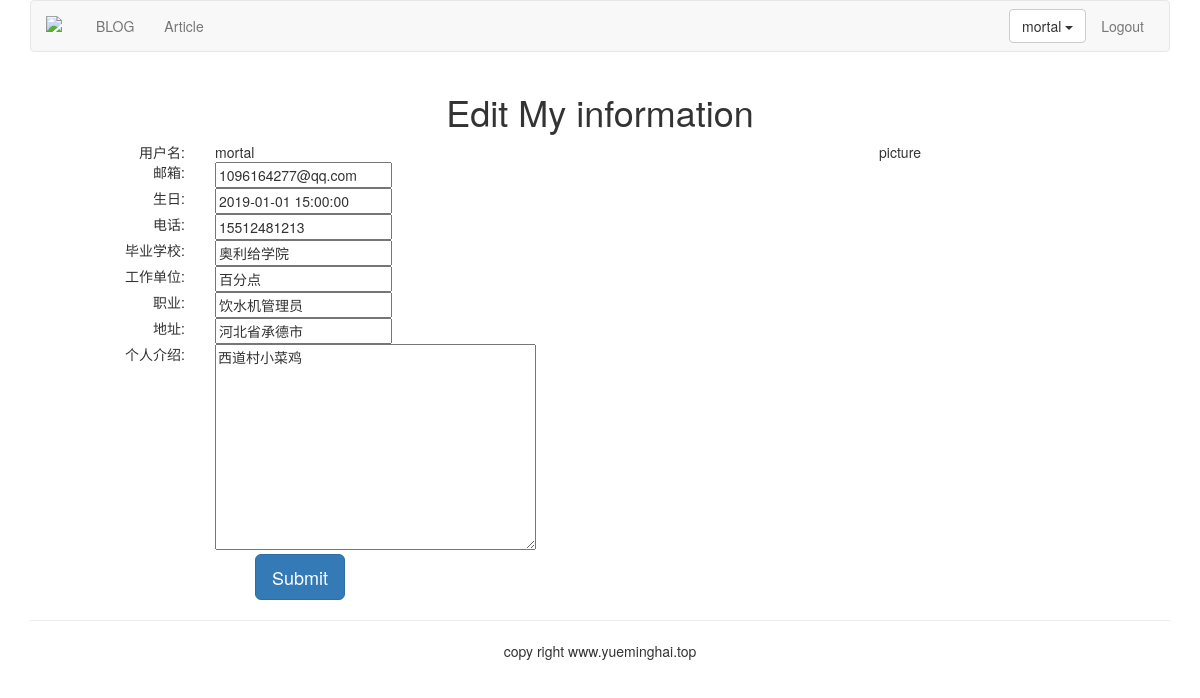
Before: /account/edit-my-information/ (signed in) with the older database file.
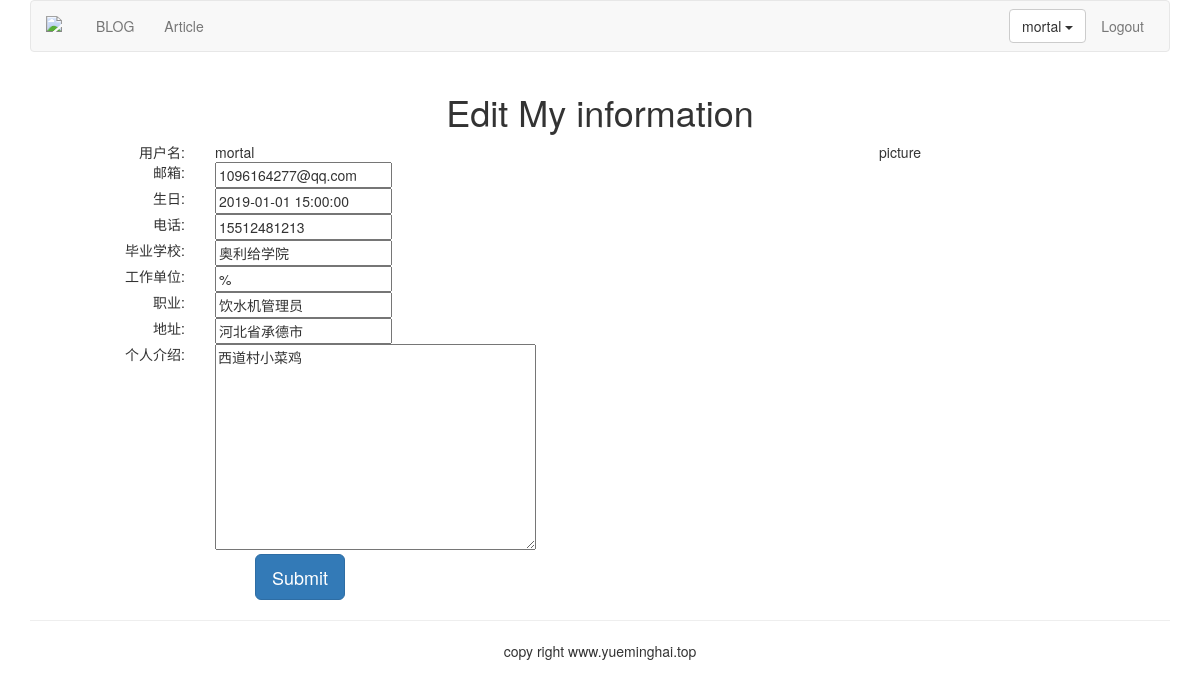
After: the same page with the newer database file.
### account/models.py (models this page shows, shortened)
class UserInfo(models.Model):
    user = models.OneToOneField(User, on_delete=models.CASCADE, unique=True)
    school = models.CharField(max_length=100, blank=True)
    company = models.CharField(max_length=100, blank=True)
    profession = models.CharField(max_length=100, blank=True)
    address = models.CharField(max_length=100, blank=True)
    aboutme = models.TextField(blank=True)
    photo = models.ImageField(blank=True)

### account/views.py (the view)
# urls.py: path('edit-my-information/', views.myself_edit, name="edit-my-information"),
@login_required(login_url="/account/login/")
def myself_edit(request):
    userprofile = UserProfile.objects.get(user=request.user) if hasattr(request.user,
     'userprofile') else UserProfile.objects.create(user=request.user)
    userinfo = UserInfo.objects.get(user=request.user) if hasattr(request.user,
    'userinfo') else UserInfo.objects.create(user=request.user)
    if request.method == "POST":
        user_form = UserForm(request.POST)
        userprofile_form = UserProfileForm(request.POST)
        userinfo_form = UserInfoForm(request.POST)
        if user_form.is_valid() * userprofile_form.is_valid() * userinfo_form.is_valid():
            user_cd = user_form.cleaned_data
            userprofile_cd = userprofile_form.cleaned_data
            userinfo_cd = userinfo_form.cleaned_data
            request.user.email = user_cd['email']
            print(request.user.email)
            userprofile.birth = userprofile_cd['birth']
            userprofile.phone = userprofile_cd['phone']
            userinfo.school = userinfo_cd['school']
            print(userinfo.school)
            userinfo.company = userinfo_cd['company']
            print(userinfo.company)
            userinfo.profession = userinfo_cd['profession']
            userinfo.address = userinfo_cd['address']
            userinfo.aboutme = userinfo_cd['aboutme']
            request.user.save()
            userprofile.save()
            userinfo.save()
        return HttpResponseRedirect('/account/my-information/')
    else:
        user_form = UserForm(instance=request.user)
        userprofile_form = UserProfileForm(initial={
            "birth": userprofile.birth,
            "phone": userprofile.phone,
        })
        userinfo_form = UserInfoForm(initial={
            "school": userinfo.school,
            "company": userinfo.company,
            "profession": userinfo.profession,
            "address": userinfo.address,
            "aboutme": userinfo.aboutme,
        })
        return render(request, "account/myself_edit.html", {"user_form": user_form,
                        "userprofile_form": userprofile_form,
                        "userinfo_form": userinfo_form})

### account/forms.py
class UserForm(forms.ModelForm):
    class Meta:
        model = User
        fields = ("email", )

class UserProfileForm(forms.ModelForm):
    class Meta:
        model = UserProfile
        fields = ("phone", "birth")

### templates/account/myself_edit.html (shortened to what this page needs)
{% extends "base.html" %}
{% block content %}
<div class="row text-center vertical-middle-sm">
    <h1>Edit My information</h1>
    <div class="row">
        <div class="col-md-6">
            <form class="form-horizontal" action="." method="post">
                <div class="row">
                    <div class="col-md-4 text-right">
                        <span>用户名:</span>
                    </div>
                    <div class="col-md-8 text-left">
                        {{ user.username }}
                    </div>
                </div>
                <div class="row">
                    <div class="col-md-4 text-right">
                        <span>邮箱:</span>
                    </div>
                    <div class="col-md-8 text-left">
                        {{ user_form.email }}
                    </div>
                </div>
                <div class="row">
                    <div class="col-md-4 text-right">
                        <span>生日:</span>
                    </div>
                    <div class="col-md-8 text-left">
                        {{ userprofile_form.birth }}
                    </div>
                </div>
                <div class="row">
                    <div class="col-md-4 text-right">
                        <span>电话:</span>
                    </div>
                    <div class="col-md-8 text-left">
                        {{ userprofile_form.phone }}
                    </div>
                </div>
                <div class="row">
                    <div class="col-md-4 text-right">
                        <span>毕业学校:</span>
                    </div>
                    <div class="col-md-8 text-left">
                        {{ userinfo_form.school }}
                    </div>
                </div>
                <div class="row">
                    <div class="col-md-4 text-right">
                        <span>工作单位:</span>
                    </div>
                    <div class="col-md-8 text-left">
                        {{ userinfo_form.company }}
                    </div>
                </div>
                <div class="row">
                    <div class="col-md-4 text-right">
                        <span>职业:</span>
                    </div>
                    <div class="col-md-8 text-left">
                        {{ userinfo_form.profession }}
                    </div>
                </div>
                <div class="row">
                    <div class="col-md-4 text-right">
                        <span>地址:</span>
                    </div>
                    <div class="col-md-8 text-left">
                        {{ userinfo_form.address }}
                    </div>
                </div>
                <div class="row">
                    <div class="col-md-4 text-right">
                        <span>个人介绍:</span>
                    </div>
                    <div class="col-md-8 text-left">
                        {{ userinfo_form.aboutme }}
                    </div>
                </div>
                <div class="row">
                    <input type="submit" class="btn btn-primary btn-lg" value="Submit">
                </div>
            </form>
        </div>
        <div class="col-md-6">
            <p>picture</p>
        </div>
    </div>
</div>
{% endblock %}

Changed rows visible on the page:
changed UserInfo "奥利给学院": company "百分点" → "%"
